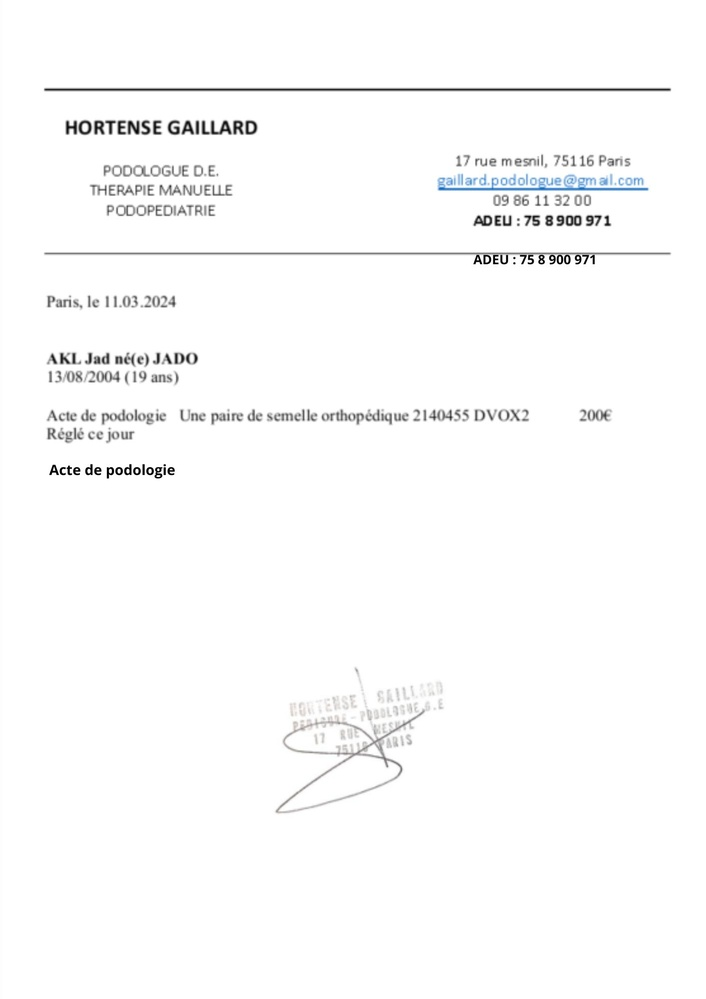
#> input picture code_Tom/detection_pixel/copier-coller/image_test_copier_coller/PIERRON Tom-lou.jpg, 706 x 999 px, shrunk from 1414 x 2000 before the run, found by its file name
$ python main.py
#> lines starting #> are read from the running program, lines starting #| are printed output that depends on the picture; after the words box and inside, x2 and y2 are one past the last pixel; in counts of white or black regions, pixels touching at a corner belong together
import cv2
from sklearn.cluster import DBSCAN
import numpy as np

# Chemin d'accès à l'image
image_test = r'C:\Users\pierrontl\OneDrive - GIE SIMA\Documents\GitHub\Fraude\code_Tom\detection_pixel\copier-coller\image_test_copier_coller\PIERRON Tom-lou.jpg'

# Code For SIFT in python using OpenCV
def siftDetector(image):
    sift = cv2.SIFT_create()
    gray = cv2.cvtColor(image, cv2.COLOR_BGR2GRAY)
    key_points, descriptors = sift.detectAndCompute(gray, None)

    return key_points, descriptors

def locateForgery(image, key_points, descriptors, eps=90, min_sample=4):
    clusters = DBSCAN(eps=eps, min_samples=min_sample).fit(descriptors) # Find clusters using DBSCAN
    size = np.unique(clusters.labels_).shape[0] - 1
    print("nombre de cluster trouver", size)
    forgery = image.copy()
    if (size == 0) and (np.unique(clusters.labels_)[0] == -1):
        print('No Forgery Found!!')
        return None
    if size == 0:
        size = 1
    cluster_list = [[] for i in range(size)]       # List of list to store points belonging to the same cluster
    for idx in range(len(key_points)):
        if clusters.labels_[idx] != -1:
            cluster_list[clusters.labels_[idx]].append((int(key_points[idx].pt[0]), int(key_points[idx].pt[1])))
    for points in cluster_list:
        if len(points) > 1:
            for idx1 in range(1, len(points)):
                cv2.line(forgery, points[0], points[idx1], (255, 0, 0), 5)  # Draw line between the points in a same cluster
    return forgery

# Charger l'image
image = cv2.imread(image_test)
#> image is the input picture: shape (999, 706, 3); mean B, G, R 251.2, 251.1, 251

# Vérifier si l'image est chargée avec succès
if image is None:
    print("Impossible de charger l'image.")
else:
    # Appeler la fonction siftDetector
    key_points, descriptors = siftDetector(image)
#> in siftDetector, `key_points, descriptors = sift.detectAndCompute(gray, None)`: key_points = 1582 keypoints; strongest (x, y, size): (110, 471, 2.1), (128, 471, 2.1), (89, 471, 2.1), (119, 471, 2.1)
    forgery_image = locateForgery(image, key_points, descriptors)
#| nombre de cluster trouver 3
#> after the loop in locateForgery, `for points in cluster_list:`:
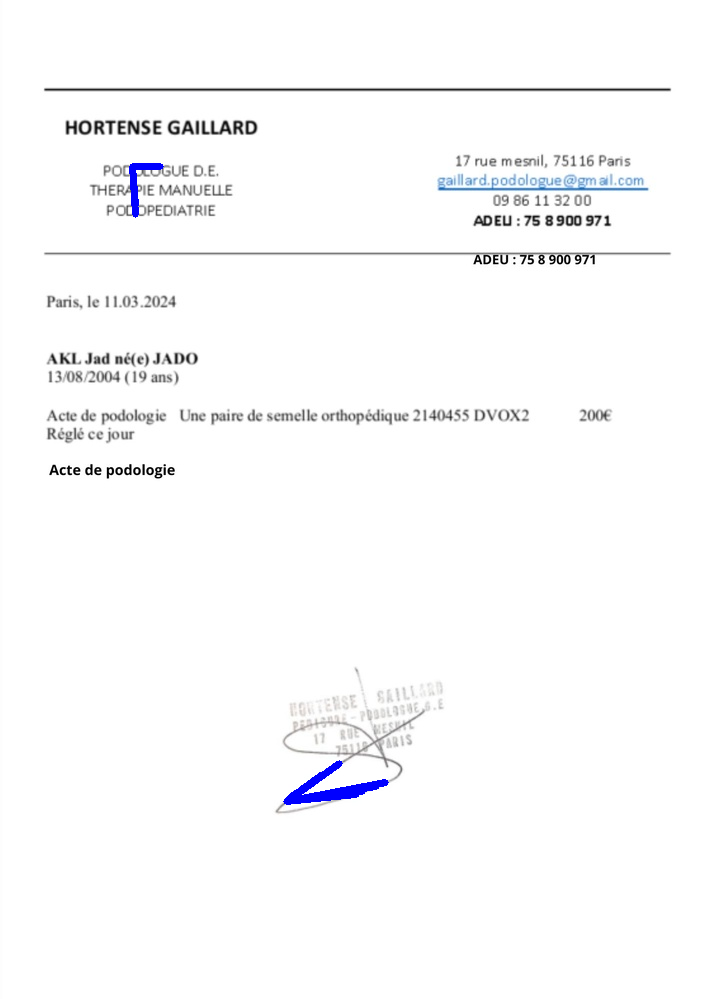
#> forgery: shape (999, 706, 3); 0.29% of pixels changed, all inside (x1, y1, x2, y2) = (129, 163, 389, 805)

    # Vérifier si l'image de contrefaçon est valide
    if forgery_image is not None and forgery_image.size > 0:
        # Afficher l'image
        cv2.imshow('Forgery Image', forgery_image)
        cv2.waitKey(0)
        cv2.destroyAllWindows()
    else:
        print("Aucune image de contrefaçon trouvée.")
